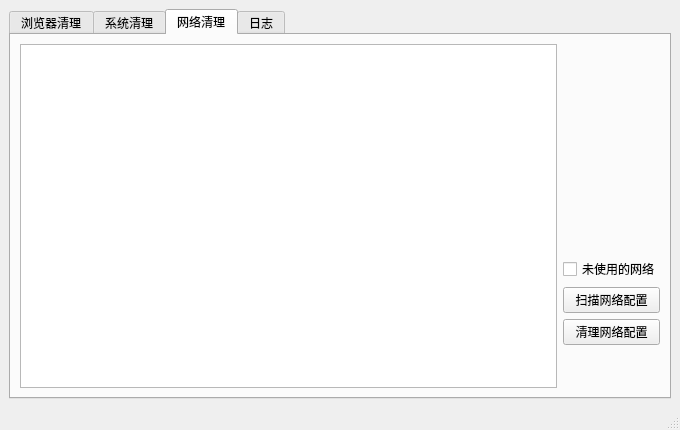
<?xml version="1.0" encoding="UTF-8"?>
<ui version="4.0">
 <class>MainWindow</class>
 <widget class="QMainWindow" name="MainWindow">
  <property name="geometry">
   <rect>
    <x>0</x>
    <y>0</y>
    <width>680</width>
    <height>430</height>
   </rect>
  </property>
  <property name="windowTitle">
   <string>PrivClear</string>
  </property>
  <property name="windowIcon">
   <iconset>
    <normaloff>icon_bg.png</normaloff>icon_bg.png</iconset>
  </property>
  <widget class="QWidget" name="centralwidget">
   <layout class="QVBoxLayout" name="verticalLayout">
    <item>
     <widget class="QTabWidget" name="tabWidget">
      <property name="currentIndex">
       <number>2</number>
      </property>
      <widget class="QWidget" name="tab_browser">
       <attribute name="title">
        <string>浏览器清理</string>
       </attribute>
       <layout class="QHBoxLayout" name="horizontalLayout">
        <item>
         <widget class="QTreeWidget" name="treeWidget_browser_info">
          <attribute name="headerVisible">
           <bool>false</bool>
          </attribute>
          <column>
           <property name="text">
            <string notr="true">1</string>
           </property>
          </column>
         </widget>
        </item>
        <item>
         <layout class="QVBoxLayout" name="verticalLayout_5">
          <item>
           <widget class="QLabel" name="label">
            <property name="sizePolicy">
             <sizepolicy hsizetype="Minimum" vsizetype="Preferred">
              <horstretch>0</horstretch>
              <verstretch>0</verstretch>
             </sizepolicy>
            </property>
            <property name="maximumSize">
             <size>
              <width>125</width>
              <height>125</height>
             </size>
            </property>
            <property name="font">
             <font>
              <italic>false</italic>
             </font>
            </property>
            <property name="layoutDirection">
             <enum>Qt::LeftToRight</enum>
            </property>
            <property name="text">
             <string/>
            </property>
            <property name="pixmap">
             <pixmap>icon.png</pixmap>
            </property>
            <property name="scaledContents">
             <bool>true</bool>
            </property>
            <property name="alignment">
             <set>Qt::AlignCenter</set>
            </property>
            <property name="wordWrap">
             <bool>false</bool>
            </property>
            <property name="textInteractionFlags">
             <set>Qt::NoTextInteraction</set>
            </property>
           </widget>
          </item>
          <item>
           <layout class="QVBoxLayout" name="verticalLayout_2">
            <item>
             <widget class="QCheckBox" name="checkBox_cookies">
              <property name="text">
               <string>选择Cookies</string>
              </property>
             </widget>
            </item>
            <item>
             <widget class="QCheckBox" name="checkBox_history">
              <property name="text">
               <string>选择历史记录</string>
              </property>
             </widget>
            </item>
            <item>
             <widget class="QPushButton" name="button_scan_browser">
              <property name="text">
               <string>扫描浏览器</string>
              </property>
             </widget>
            </item>
            <item>
             <widget class="QPushButton" name="button_clean_browser">
              <property name="text">
               <string>清理浏览器</string>
              </property>
             </widget>
            </item>
           </layout>
          </item>
         </layout>
        </item>
       </layout>
      </widget>
      <widget class="QWidget" name="tab_system">
       <attribute name="title">
        <string>系统清理</string>
       </attribute>
       <layout class="QHBoxLayout" name="horizontalLayout_2">
        <item>
         <widget class="QTreeWidget" name="treeWidget_system_info">
          <attribute name="headerVisible">
           <bool>false</bool>
          </attribute>
          <column>
           <property name="text">
            <string notr="true">1</string>
           </property>
          </column>
         </widget>
        </item>
        <item>
         <layout class="QVBoxLayout" name="verticalLayout_6">
          <item>
           <widget class="QLabel" name="label_2">
            <property name="sizePolicy">
             <sizepolicy hsizetype="Minimum" vsizetype="Preferred">
              <horstretch>0</horstretch>
              <verstretch>0</verstretch>
             </sizepolicy>
            </property>
            <property name="maximumSize">
             <size>
              <width>125</width>
              <height>125</height>
             </size>
            </property>
            <property name="font">
             <font>
              <italic>false</italic>
             </font>
            </property>
            <property name="layoutDirection">
             <enum>Qt::LeftToRight</enum>
            </property>
            <property name="text">
             <string/>
            </property>
            <property name="pixmap">
             <pixmap>icon.png</pixmap>
            </property>
            <property name="scaledContents">
             <bool>true</bool>
            </property>
            <property name="alignment">
             <set>Qt::AlignCenter</set>
            </property>
            <property name="wordWrap">
             <bool>false</bool>
            </property>
            <property name="textInteractionFlags">
             <set>Qt::NoTextInteraction</set>
            </property>
           </widget>
          </item>
          <item>
           <layout class="QVBoxLayout" name="verticalLayout_3">
            <item>
             <widget class="QCheckBox" name="checkBox_temp">
              <property name="text">
               <string>选择临时文件</string>
              </property>
             </widget>
            </item>
            <item>
             <widget class="QCheckBox" name="checkBox_logs">
              <property name="text">
               <string>选择LOG文件</string>
              </property>
             </widget>
            </item>
            <item>
             <widget class="QPushButton" name="button_scan_system">
              <property name="text">
               <string>扫描系统文件</string>
              </property>
             </widget>
            </item>
            <item>
             <widget class="QPushButton" name="button_clean_system">
              <property name="text">
               <string>清理系统文件</string>
              </property>
             </widget>
            </item>
           </layout>
          </item>
         </layout>
        </item>
       </layout>
      </widget>
      <widget class="QWidget" name="tab_network">
       <attribute name="title">
        <string>网络清理</string>
       </attribute>
       <layout class="QHBoxLayout" name="horizontalLayout_3">
        <item>
         <widget class="QTreeWidget" name="treeWidget_network_info">
          <attribute name="headerVisible">
           <bool>false</bool>
          </attribute>
          <column>
           <property name="text">
            <string notr="true">1</string>
           </property>
          </column>
         </widget>
        </item>
        <item>
         <layout class="QVBoxLayout" name="verticalLayout_7">
          <item>
           <widget class="QLabel" name="label_3">
            <property name="sizePolicy">
             <sizepolicy hsizetype="Minimum" vsizetype="Preferred">
              <horstretch>0</horstretch>
              <verstretch>0</verstretch>
             </sizepolicy>
            </property>
            <property name="maximumSize">
             <size>
              <width>125</width>
              <height>125</height>
             </size>
            </property>
            <property name="font">
             <font>
              <italic>false</italic>
             </font>
            </property>
            <property name="layoutDirection">
             <enum>Qt::LeftToRight</enum>
            </property>
            <property name="text">
             <string/>
            </property>
            <property name="pixmap">
             <pixmap>icon.png</pixmap>
            </property>
            <property name="scaledContents">
             <bool>true</bool>
            </property>
            <property name="alignment">
             <set>Qt::AlignCenter</set>
            </property>
            <property name="wordWrap">
             <bool>false</bool>
            </property>
            <property name="textInteractionFlags">
             <set>Qt::NoTextInteraction</set>
            </property>
           </widget>
          </item>
          <item>
           <layout class="QVBoxLayout" name="verticalLayout_4">
            <item>
             <widget class="QCheckBox" name="checkBox_unuse">
              <property name="text">
               <string>未使用的网络</string>
              </property>
             </widget>
            </item>
            <item>
             <widget class="QPushButton" name="button_scan_network">
              <property name="text">
               <string>扫描网络配置</string>
              </property>
             </widget>
            </item>
            <item>
             <widget class="QPushButton" name="button_clean_network">
              <property name="text">
               <string>清理网络配置</string>
              </property>
             </widget>
            </item>
           </layout>
          </item>
         </layout>
        </item>
       </layout>
      </widget>
      <widget class="QWidget" name="tab_reports">
       <attribute name="title">
        <string>日志</string>
       </attribute>
       <layout class="QVBoxLayout" name="verticalLayoutReports">
        <item>
         <widget class="QTextBrowser" name="textBrowser_report"/>
        </item>
        <item>
         <widget class="QPushButton" name="button_generate_report">
          <property name="text">
           <string>生成清理日志</string>
          </property>
         </widget>
        </item>
       </layout>
      </widget>
     </widget>
    </item>
   </layout>
  </widget>
  <widget class="QStatusBar" name="statusbar"/>
 </widget>
 <resources/>
 <connections/>
</ui>
